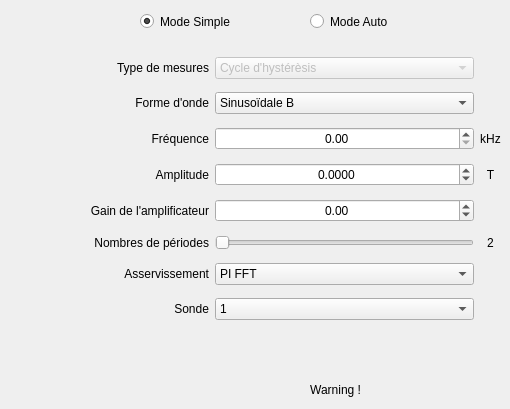
   <widget class="QWidget" name="tab_mesure">
    <attribute name="title">
     <string>Mesure</string>
    </attribute>
    <widget class="QWidget" name="gridLayoutWidget_3">
     <property name="geometry">
      <rect>
       <x>90</x>
       <y>50</y>
       <width>411</width>
       <height>281</height>
      </rect>
     </property>
     <layout class="QGridLayout" name="gridLayout_3">
      <property name="sizeConstraint">
       <enum>QLayout::SetDefaultConstraint</enum>
      </property>
      <item row="2" column="1">
       <widget class="QDoubleSpinBox" name="freq_spin">
        <property name="alignment">
         <set>Qt::AlignCenter</set>
        </property>
        <property name="maximum">
         <double>999999999.000000000000000</double>
        </property>
       </widget>
      </item>
      <item row="3" column="1">
       <widget class="QDoubleSpinBox" name="Ampli_spin">
        <property name="alignment">
         <set>Qt::AlignCenter</set>
        </property>
        <property name="decimals">
         <number>4</number>
        </property>
        <property name="minimum">
         <double>-9999.000000000000000</double>
        </property>
        <property name="maximum">
         <double>9999.000000000000000</double>
        </property>
       </widget>
      </item>
      <item row="5" column="1">
       <widget class="QSlider" name="nbre_periode_slider">
        <property name="font">
         <font>
          <stylestrategy>PreferDefault</stylestrategy>
         </font>
        </property>
        <property name="cursor">
         <cursorShape>ClosedHandCursor</cursorShape>
        </property>
        <property name="acceptDrops">
         <bool>true</bool>
        </property>
        <property name="minimum">
         <number>2</number>
        </property>
        <property name="maximum">
         <number>50</number>
        </property>
        <property name="orientation">
         <enum>Qt::Horizontal</enum>
        </property>
        <property name="tickPosition">
         <enum>QSlider::NoTicks</enum>
        </property>
       </widget>
      </item>
      <item row="6" column="0">
       <widget class="QLabel" name="label_50">
        <property name="layoutDirection">
         <enum>Qt::LeftToRight</enum>
        </property>
        <property name="frameShape">
         <enum>QFrame::NoFrame</enum>
        </property>
        <property name="text">
         <string>Asservissement</string>
        </property>
        <property name="alignment">
         <set>Qt::AlignRight|Qt::AlignTrailing|Qt::AlignVCenter</set>
        </property>
       </widget>
      </item>
      <item row="0" column="0">
       <widget class="QLabel" name="label_13">
        <property name="text">
         <string>Type de mesures</string>
        </property>
        <property name="alignment">
         <set>Qt::AlignRight|Qt::AlignTrailing|Qt::AlignVCenter</set>
        </property>
        <property name="margin">
         <number>6</number>
        </property>
       </widget>
      </item>
      <item row="5" column="0">
       <widget class="QLabel" name="label_23">
        <property name="text">
         <string>Nombres de périodes</string>
        </property>
        <property name="alignment">
         <set>Qt::AlignRight|Qt::AlignTrailing|Qt::AlignVCenter</set>
        </property>
        <property name="margin">
         <number>6</number>
        </property>
       </widget>
      </item>
      <item row="0" column="1">
       <widget class="QComboBox" name="Type_combo">
        <property name="enabled">
         <bool>false</bool>
        </property>
        <property name="minimumSize">
         <size>
          <width>150</width>
          <height>0</height>
         </size>
        </property>
        <property name="editable">
         <bool>false</bool>
        </property>
        <item>
         <property name="text">
          <string>Cycle d'hystérèsis</string>
         </property>
        </item>
       </widget>
      </item>
      <item row="1" column="1">
       <widget class="QComboBox" name="forme_combo">
        <item>
         <property name="text">
          <string>Sinusoïdale B</string>
         </property>
        </item>
        <item>
         <property name="text">
          <string>Trapézoïdal B</string>
         </property>
        </item>
        <item>
         <property name="text">
          <string>Triangulaire B</string>
         </property>
        </item>
        <item>
         <property name="text">
          <string>Fichier de points</string>
         </property>
        </item>
       </widget>
      </item>
      <item row="5" column="2">
       <widget class="QLabel" name="label_periode">
        <property name="text">
         <string>2</string>
        </property>
        <property name="alignment">
         <set>Qt::AlignCenter</set>
        </property>
       </widget>
      </item>
      <item row="3" column="2">
       <widget class="QLabel" name="label_22">
        <property name="text">
         <string>T</string>
        </property>
        <property name="alignment">
         <set>Qt::AlignCenter</set>
        </property>
       </widget>
      </item>
      <item row="6" column="1">
       <widget class="QComboBox" name="Asservissement_Combo">
        <item>
         <property name="text">
          <string>PI FFT</string>
         </property>
        </item>
        <item>
         <property name="text">
          <string>Quasi Newton</string>
         </property>
        </item>
       </widget>
      </item>
      <item row="1" column="0">
       <widget class="QLabel" name="label_16">
        <property name="text">
         <string>Forme d'onde</string>
        </property>
        <property name="alignment">
         <set>Qt::AlignRight|Qt::AlignTrailing|Qt::AlignVCenter</set>
        </property>
        <property name="margin">
         <number>6</number>
        </property>
       </widget>
      </item>
      <item row="4" column="1">
       <widget class="QDoubleSpinBox" name="GA_spin">
        <property name="alignment">
         <set>Qt::AlignCenter</set>
        </property>
        <property name="minimum">
         <double>-9999999.000000000000000</double>
        </property>
        <property name="maximum">
         <double>9999999999.000000000000000</double>
        </property>
       </widget>
      </item>
      <item row="4" column="0">
       <widget class="QLabel" name="label_25">
        <property name="text">
         <string>Gain de l'amplificateur</string>
        </property>
        <property name="alignment">
         <set>Qt::AlignRight|Qt::AlignTrailing|Qt::AlignVCenter</set>
        </property>
        <property name="margin">
         <number>6</number>
        </property>
       </widget>
      </item>
      <item row="3" column="0">
       <widget class="QLabel" name="label_21">
        <property name="text">
         <string>Amplitude</string>
        </property>
        <property name="alignment">
         <set>Qt::AlignRight|Qt::AlignTrailing|Qt::AlignVCenter</set>
        </property>
        <property name="margin">
         <number>6</number>
        </property>
       </widget>
      </item>
      <item row="2" column="2">
       <widget class="QLabel" name="label_20">
        <property name="text">
         <string>kHz</string>
        </property>
        <property name="alignment">
         <set>Qt::AlignCenter</set>
        </property>
       </widget>
      </item>
      <item row="2" column="0">
       <widget class="QLabel" name="label_19">
        <property name="text">
         <string>Fréquence</string>
        </property>
        <property name="alignment">
         <set>Qt::AlignRight|Qt::AlignTrailing|Qt::AlignVCenter</set>
        </property>
        <property name="margin">
         <number>6</number>
        </property>
       </widget>
      </item>
      <item row="7" column="0">
       <widget class="QLabel" name="label_51">
        <property name="layoutDirection">
         <enum>Qt::LeftToRight</enum>
        </property>
        <property name="text">
         <string>Sonde</string>
        </property>
        <property name="alignment">
         <set>Qt::AlignRight|Qt::AlignTrailing|Qt::AlignVCenter</set>
        </property>
       </widget>
      </item>
      <item row="7" column="1">
       <widget class="QComboBox" name="Sonde_Combo">
        <item>
         <property name="text">
          <string>1</string>
         </property>
        </item>
        <item>
         <property name="text">
          <string>1/10</string>
         </property>
        </item>
        <item>
         <property name="text">
          <string>1/100</string>
         </property>
        </item>
       </widget>
      </item>
     </layout>
    </widget>
    <widget class="QLabel" name="warning_edit_Mes">
     <property name="geometry">
      <rect>
       <x>40</x>
       <y>380</y>
       <width>321</width>
       <height>20</height>
      </rect>
     </property>
     <property name="palette">
      <palette>
       <active>
        <colorrole role="WindowText">
         <brush brushstyle="SolidPattern">
          <color alpha="255">
           <red>224</red>
           <green>27</green>
           <blue>36</blue>
          </color>
         </brush>
        </colorrole>
        <colorrole role="Text">
         <brush brushstyle="SolidPattern">
          <color alpha="255">
           <red>0</red>
           <green>0</green>
           <blue>0</blue>
          </color>
         </brush>
        </colorrole>
       </active>
       <inactive>
        <colorrole role="WindowText">
         <brush brushstyle="SolidPattern">
          <color alpha="255">
           <red>0</red>
           <green>0</green>
           <blue>0</blue>
          </color>
         </brush>
        </colorrole>
        <colorrole role="Text">
         <brush brushstyle="SolidPattern">
          <color alpha="255">
           <red>0</red>
           <green>0</green>
           <blue>0</blue>
          </color>
         </brush>
        </colorrole>
       </inactive>
       <disabled>
        <colorrole role="WindowText">
         <brush brushstyle="SolidPattern">
          <color alpha="255">
           <red>190</red>
           <green>190</green>
           <blue>190</blue>
          </color>
         </brush>
        </colorrole>
        <colorrole role="Text">
         <brush brushstyle="SolidPattern">
          <color alpha="255">
           <red>190</red>
           <green>190</green>
           <blue>190</blue>
          </color>
         </brush>
        </colorrole>
       </disabled>
      </palette>
     </property>
     <property name="text">
      <string>Warning !</string>
     </property>
     <property name="alignment">
      <set>Qt::AlignRight|Qt::AlignTrailing|Qt::AlignVCenter</set>
     </property>
    </widget>
    <widget class="QRadioButton" name="Radio_Simple">
     <property name="geometry">
      <rect>
       <x>140</x>
       <y>10</y>
       <width>112</width>
       <height>23</height>
      </rect>
     </property>
     <property name="text">
      <string>Mode Simple</string>
     </property>
     <property name="checked">
      <bool>true</bool>
     </property>
    </widget>
    <widget class="QRadioButton" name="Radio_Auto">
     <property name="geometry">
      <rect>
       <x>310</x>
       <y>10</y>
       <width>112</width>
       <height>23</height>
      </rect>
     </property>
     <property name="text">
      <string>Mode Auto</string>
     </property>
    </widget>
   </widget>
